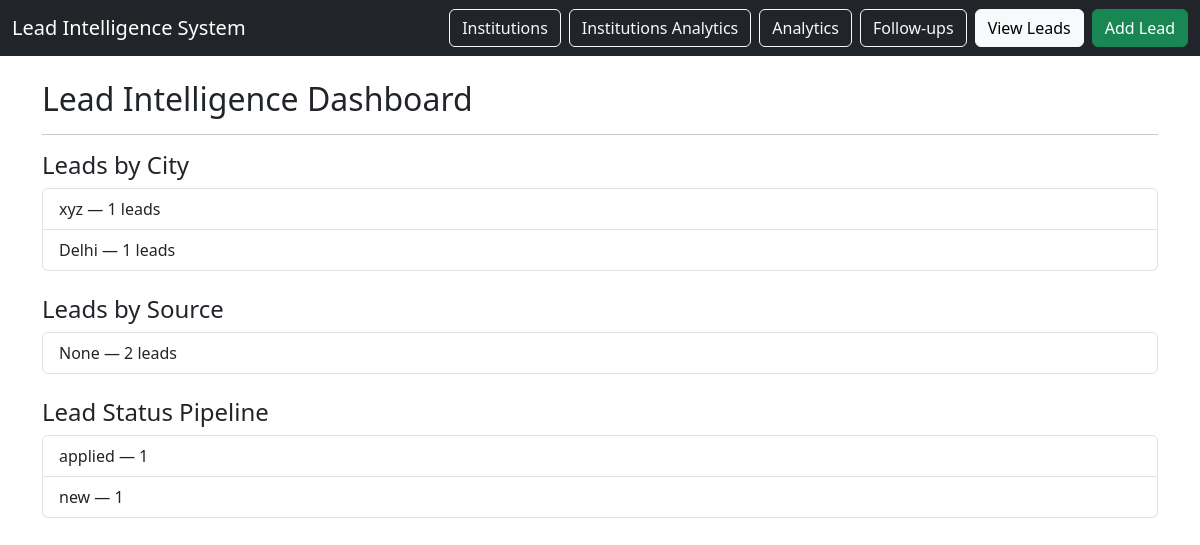
Before: /analytics with the older database file.
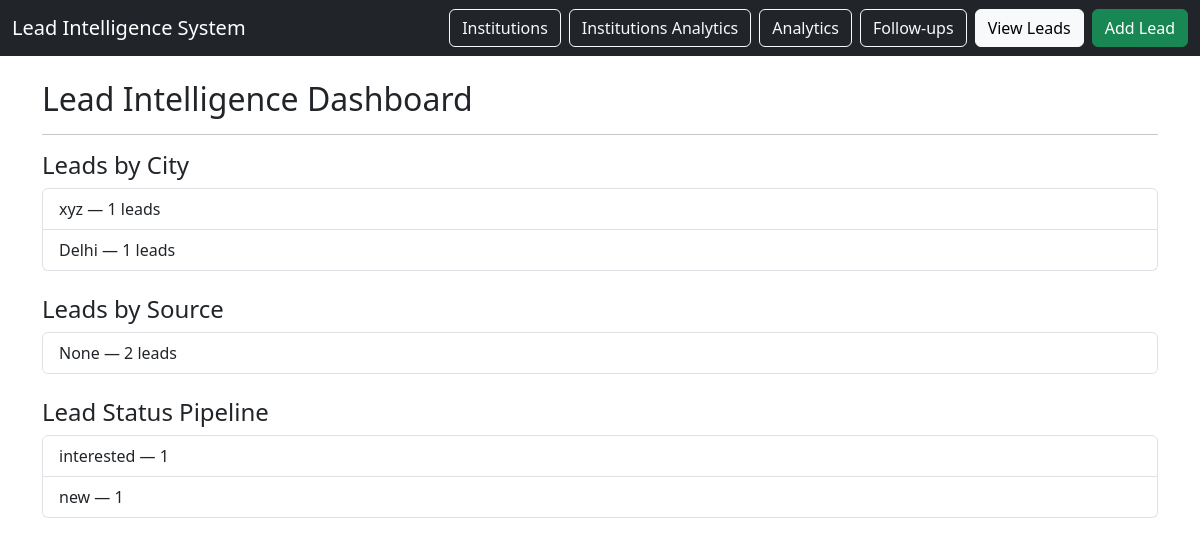
After: the same page with the newer database file.
### tables this page shows
CREATE TABLE leads (
    lead_id INTEGER PRIMARY KEY AUTOINCREMENT,
    student_name TEXT NOT NULL,
    phone TEXT,
    city TEXT,
    school_id INTEGER,
    coaching_id INTEGER,
    course_interest TEXT,
    lead_source TEXT,
    interest_level TEXT,
    lead_score INTEGER DEFAULT 0,
    status TEXT CHECK(status IN (
        'new',
        'contacted',
        'interested',
        'applied',
        'admitted',
        'lost'
    )) DEFAULT 'new',
    created_at TIMESTAMP DEFAULT CURRENT_TIMESTAMP,
    notes TEXT,

    FOREIGN KEY (school_id) REFERENCES institutions(institution_id),
    FOREIGN KEY (coaching_id) REFERENCES institutions(institution_id)
);

### app.py (the view)
@app.route("/analytics")
def analytics():
    db = get_db()
    city_stats = db.execute("""
        SELECT city, COUNT(*) as total
        FROM leads
        GROUP BY city
        ORDER BY total DESC
    """).fetchall()
    source_stats = db.execute("""
        SELECT lead_source, COUNT(*) as total
        FROM leads
        GROUP BY lead_source
        ORDER BY total DESC
    """).fetchall()
    status_stats = db.execute("""
        SELECT status, COUNT(*) as total
        FROM leads
        GROUP BY status
    """).fetchall()
    return render_template(
        "analytics.html",
        city_stats=city_stats,
        source_stats=source_stats,
        status_stats=status_stats
    )

### database/db_connection.py (called while the page is built)
def get_db():
    conn = sqlite3.connect(DB_NAME)
    conn.row_factory = sqlite3.Row
    return conn

### templates/analytics.html
{% extends "base.html" %}
{% block content %}
<h2>Lead Intelligence Dashboard</h2>
<hr>
<h4>Leads by City</h4>
<ul class="list-group mb-4">
{% for c in city_stats %}
<li class="list-group-item">
{{ c.city }} — {{ c.total }} leads
</li>
{% endfor %}
</ul>
<h4>Leads by Source</h4>
<ul class="list-group mb-4">
{% for s in source_stats %}
<li class="list-group-item">
{{ s.lead_source }} — {{ s.total }} leads
</li>
{% endfor %}
</ul>
<h4>Lead Status Pipeline</h4>
<ul class="list-group">
{% for s in status_stats %}
<li class="list-group-item">
{{ s.status }} — {{ s.total }}
</li>
{% endfor %}
</ul>
{% endblock %}

Changed rows visible on the page:
changed leads "Delhi": status "applied" → "interested"
